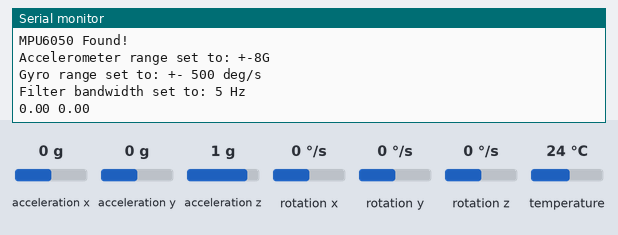
The sketch below on a simulated Arduino Uno, built with avr-gcc and run on an emulated ATmega328P. Parts: the last lines printed to the serial monitor. Inputs (shaded band) come from the test bench; at power-on: acceleration x 0 g, acceleration y 0 g, acceleration z 1 g, rotation x 0 °/s, rotation y 0 °/s, rotation z 0 °/s, temperature 24 °C.

Above: at 1.3 s.
1.4 s: acceleration x set to -1.4 g
At 2.7 s:
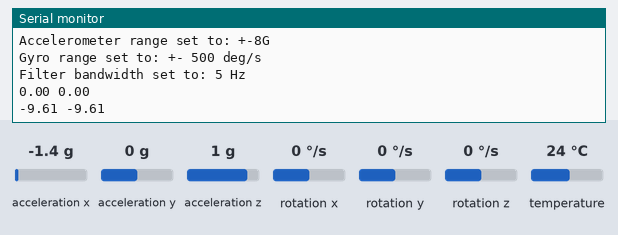
2.9 s: acceleration x set to -0.8 g
At 3.9 s:
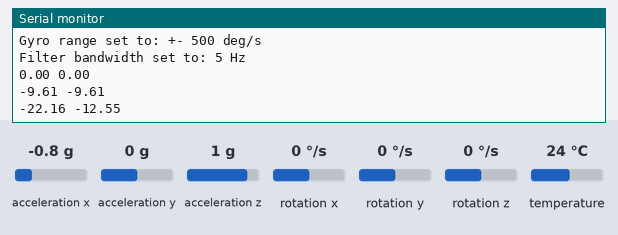
Timing chart, 0 to 5.9 s (numbered marks = the images above; inputs shaded):
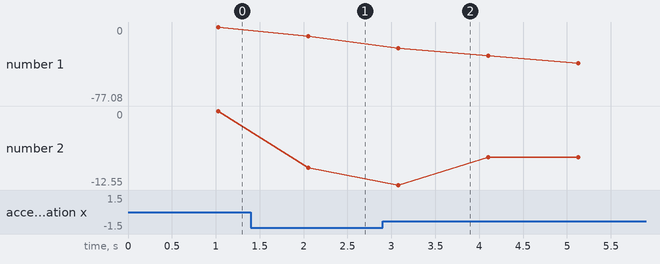

The sketch:

velocityTest.ino
```cpp
#include <Adafruit_MPU6050.h>
#include <Adafruit_Sensor.h>
#include <Wire.h>

Adafruit_MPU6050 mpu;

void setup(void) {
  Serial.begin(115200);
  while (!Serial)
    delay(10); // will pause Zero, Leonardo, etc until serial console opens

  Serial.println("Adafruit MPU6050 test!");

  // Try to initialize!
  if (!mpu.begin()) {
    Serial.println("Failed to find MPU6050 chip");
    while (1) {
      delay(10);
    }
  }
  Serial.println("MPU6050 Found!");

  mpu.setAccelerometerRange(MPU6050_RANGE_8_G);
  Serial.print("Accelerometer range set to: ");
  switch (mpu.getAccelerometerRange()) {
  case MPU6050_RANGE_2_G:
    Serial.println("+-2G");
    break;
  case MPU6050_RANGE_4_G:
    Serial.println("+-4G");
    break;
  case MPU6050_RANGE_8_G:
    Serial.println("+-8G");
    break;
  case MPU6050_RANGE_16_G:
    Serial.println("+-16G");
    break;
  }
  mpu.setGyroRange(MPU6050_RANGE_500_DEG);
  Serial.print("Gyro range set to: ");
  switch (mpu.getGyroRange()) {
  case MPU6050_RANGE_250_DEG:
    Serial.println("+- 250 deg/s");
    break;
  case MPU6050_RANGE_500_DEG:
    Serial.println("+- 500 deg/s");
    break;
  case MPU6050_RANGE_1000_DEG:
    Serial.println("+- 1000 deg/s");
    break;
  case MPU6050_RANGE_2000_DEG:
    Serial.println("+- 2000 deg/s");
    break;
  }

  mpu.setFilterBandwidth(MPU6050_BAND_5_HZ);
  Serial.print("Filter bandwidth set to: ");
  switch (mpu.getFilterBandwidth()) {
  case MPU6050_BAND_260_HZ:
    Serial.println("260 Hz");
    break;
  case MPU6050_BAND_184_HZ:
    Serial.println("184 Hz");
    break;
  case MPU6050_BAND_94_HZ:
    Serial.println("94 Hz");
    break;
  case MPU6050_BAND_44_HZ:
    Serial.println("44 Hz");
    break;
  case MPU6050_BAND_21_HZ:
    Serial.println("21 Hz");
    break;
  case MPU6050_BAND_10_HZ:
    Serial.println("10 Hz");
    break;
  case MPU6050_BAND_5_HZ:
    Serial.println("5 Hz");
    break;
  }

  Serial.println("");
  delay(100);
}

float xAvg = 0.0;
float xNew = 0.0;
float v = 0.0;
int counter;
float acc = 0.0;

void loop() {
  /* Get new sensor events with the readings */
  sensors_event_t a, g, temp;
  mpu.getEvent(&a, &g, &temp);

 counter = counter+1;
 acc = a.acceleration.x;
 if(a.acceleration.x < 0.6 && a.acceleration.x > -0.6){acc=0;}
 xNew = xNew+acc;
  /* Print out the values */
  if(counter >= 10){
      xAvg = xNew/10;
      xNew=0;
      counter = 0;
       v = v + (xAvg)*1;
       Serial.print(v);
       Serial.print(" ");
       Serial.print(xAvg);
       Serial.print("\n");
  }


//  Serial.println(" m/s^2");

//  Serial.println("");
  delay(100);
}
```

Measured:
- after the input at 1.4 s, the serial monitor: prints a new line after 0.65 s (image 1)
- after the input at 2.9 s, the serial monitor: prints a new line after 0.18 s (image 2)
- plotted number 1: 0 → -9.61 after the input at 1.4 s, -9.61 → -77.08 after the input at 2.9 s
- plotted number 2: 0 → -9.61 after the input at 1.4 s, -9.61 → -7.85 after the input at 2.9 s
